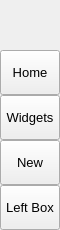
        <widget class="QFrame" name="leftMenuBg">
         <property name="minimumSize">
          <size>
           <width>60</width>
           <height>0</height>
          </size>
         </property>
         <property name="maximumSize">
          <size>
           <width>60</width>
           <height>16777215</height>
          </size>
         </property>
         <property name="frameShape">
          <enum>QFrame::NoFrame</enum>
         </property>
         <property name="frameShadow">
          <enum>QFrame::Raised</enum>
         </property>
         <layout class="QVBoxLayout" name="verticalLayout_3">
          <property name="spacing">
           <number>0</number>
          </property>
          <property name="leftMargin">
           <number>0</number>
          </property>
          <property name="topMargin">
           <number>0</number>
          </property>
          <property name="rightMargin">
           <number>0</number>
          </property>
          <property name="bottomMargin">
           <number>0</number>
          </property>
          <item>
           <widget class="QFrame" name="topLogoInfo">
            <property name="minimumSize">
             <size>
              <width>0</width>
              <height>50</height>
             </size>
            </property>
            <property name="maximumSize">
             <size>
              <width>16777215</width>
              <height>50</height>
             </size>
            </property>
            <property name="frameShape">
             <enum>QFrame::NoFrame</enum>
            </property>
            <property name="frameShadow">
             <enum>QFrame::Raised</enum>
            </property>
            <widget class="QFrame" name="topLogo">
             <property name="geometry">
              <rect>
               <x>10</x>
               <y>5</y>
               <width>42</width>
               <height>42</height>
              </rect>
             </property>
             <property name="minimumSize">
              <size>
               <width>42</width>
               <height>42</height>
              </size>
             </property>
             <property name="maximumSize">
              <size>
               <width>42</width>
               <height>42</height>
              </size>
             </property>
             <property name="frameShape">
              <enum>QFrame::NoFrame</enum>
             </property>
             <property name="frameShadow">
              <enum>QFrame::Raised</enum>
             </property>
            </widget>
            <widget class="QLabel" name="titleLeftApp">
             <property name="geometry">
              <rect>
               <x>70</x>
               <y>8</y>
               <width>160</width>
               <height>20</height>
              </rect>
             </property>
             <property name="font">
              <font>
               <family>Segoe UI Semibold</family>
               <pointsize>12</pointsize>
               <italic>false</italic>
               <bold>false</bold>
              </font>
             </property>
             <property name="text">
              <string>PyDracula</string>
             </property>
             <property name="alignment">
              <set>Qt::AlignLeading|Qt::AlignLeft|Qt::AlignTop</set>
             </property>
            </widget>
            <widget class="QLabel" name="titleLeftDescription">
             <property name="geometry">
              <rect>
               <x>70</x>
               <y>27</y>
               <width>160</width>
               <height>16</height>
              </rect>
             </property>
             <property name="maximumSize">
              <size>
               <width>16777215</width>
               <height>16</height>
              </size>
             </property>
             <property name="font">
              <font>
               <family>Segoe UI</family>
               <pointsize>8</pointsize>
               <italic>false</italic>
               <bold>false</bold>
              </font>
             </property>
             <property name="text">
              <string>Modern GUI / Flat Style</string>
             </property>
             <property name="alignment">
              <set>Qt::AlignLeading|Qt::AlignLeft|Qt::AlignTop</set>
             </property>
            </widget>
           </widget>
          </item>
          <item>
           <widget class="QFrame" name="leftMenuFrame">
            <property name="frameShape">
             <enum>QFrame::NoFrame</enum>
            </property>
            <property name="frameShadow">
             <enum>QFrame::Raised</enum>
            </property>
            <layout class="QVBoxLayout" name="verticalMenuLayout">
             <property name="spacing">
              <number>0</number>
             </property>
             <property name="leftMargin">
              <number>0</number>
             </property>
             <property name="topMargin">
              <number>0</number>
             </property>
             <property name="rightMargin">
              <number>0</number>
             </property>
             <property name="bottomMargin">
              <number>0</number>
             </property>
             <item alignment="Qt::AlignTop">
              <widget class="QFrame" name="topMenu">
               <property name="frameShape">
                <enum>QFrame::NoFrame</enum>
               </property>
               <property name="frameShadow">
                <enum>QFrame::Raised</enum>
               </property>
               <layout class="QVBoxLayout" name="verticalLayout_8">
                <property name="spacing">
                 <number>0</number>
                </property>
                <property name="leftMargin">
                 <number>0</number>
                </property>
                <property name="topMargin">
                 <number>0</number>
                </property>
                <property name="rightMargin">
                 <number>0</number>
                </property>
                <property name="bottomMargin">
                 <number>0</number>
                </property>
                <item>
                 <widget class="QPushButton" name="buttonData">
                  <property name="sizePolicy">
                   <sizepolicy hsizetype="Expanding" vsizetype="Fixed">
                    <horstretch>0</horstretch>
                    <verstretch>0</verstretch>
                   </sizepolicy>
                  </property>
                  <property name="minimumSize">
                   <size>
                    <width>0</width>
                    <height>45</height>
                   </size>
                  </property>
                  <property name="font">
                   <font>
                    <family>Segoe UI</family>
                    <pointsize>10</pointsize>
                    <italic>false</italic>
                    <bold>false</bold>
                   </font>
                  </property>
                  <property name="cursor">
                   <cursorShape>PointingHandCursor</cursorShape>
                  </property>
                  <property name="toolTip">
                   <string>Datasets</string>
                  </property>
                  <property name="toolTipDuration">
                   <number>5</number>
                  </property>
                  <property name="layoutDirection">
                   <enum>Qt::LeftToRight</enum>
                  </property>
                  <property name="styleSheet">
                   <string notr="true">background-image: url(:/icons/images/icons/cil-layers.png);</string>
                  </property>
                  <property name="text">
                   <string>Home</string>
                  </property>
                 </widget>
                </item>
                <item>
                 <widget class="QPushButton" name="buttonLogs">
                  <property name="sizePolicy">
                   <sizepolicy hsizetype="Expanding" vsizetype="Fixed">
                    <horstretch>0</horstretch>
                    <verstretch>0</verstretch>
                   </sizepolicy>
                  </property>
                  <property name="minimumSize">
                   <size>
                    <width>0</width>
                    <height>45</height>
                   </size>
                  </property>
                  <property name="font">
                   <font>
                    <family>Segoe UI</family>
                    <pointsize>10</pointsize>
                    <italic>false</italic>
                    <bold>false</bold>
                   </font>
                  </property>
                  <property name="cursor">
                   <cursorShape>PointingHandCursor</cursorShape>
                  </property>
                  <property name="layoutDirection">
                   <enum>Qt::LeftToRight</enum>
                  </property>
                  <property name="styleSheet">
                   <string notr="true">background-image: url(:/icons/images/icons/cil-file.png);</string>
                  </property>
                  <property name="text">
                   <string>Widgets</string>
                  </property>
                 </widget>
                </item>
                <item>
                 <widget class="QPushButton" name="buttonDataSettings">
                  <property name="sizePolicy">
                   <sizepolicy hsizetype="Expanding" vsizetype="Fixed">
                    <horstretch>0</horstretch>
                    <verstretch>0</verstretch>
                   </sizepolicy>
                  </property>
                  <property name="minimumSize">
                   <size>
                    <width>0</width>
                    <height>45</height>
                   </size>
                  </property>
                  <property name="font">
                   <font>
                    <family>Segoe UI</family>
                    <pointsize>10</pointsize>
                    <italic>false</italic>
                    <bold>false</bold>
                   </font>
                  </property>
                  <property name="cursor">
                   <cursorShape>PointingHandCursor</cursorShape>
                  </property>
                  <property name="layoutDirection">
                   <enum>Qt::LeftToRight</enum>
                  </property>
                  <property name="styleSheet">
                   <string notr="true">background-image: url(:/icons/images/icons/cil-equalizer.png);</string>
                  </property>
                  <property name="text">
                   <string>New</string>
                  </property>
                 </widget>
                </item>
               </layout>
              </widget>
             </item>
             <item alignment="Qt::AlignBottom">
              <widget class="QFrame" name="bottomMenu">
               <property name="frameShape">
                <enum>QFrame::NoFrame</enum>
               </property>
               <property name="frameShadow">
                <enum>QFrame::Raised</enum>
               </property>
               <layout class="QVBoxLayout" name="verticalLayout_9">
                <property name="spacing">
                 <number>0</number>
                </property>
                <property name="leftMargin">
                 <number>0</number>
                </property>
                <property name="topMargin">
                 <number>0</number>
                </property>
                <property name="rightMargin">
                 <number>0</number>
                </property>
                <property name="bottomMargin">
                 <number>0</number>
                </property>
                <item>
                 <widget class="QPushButton" name="toggleLeftBox">
                  <property name="sizePolicy">
                   <sizepolicy hsizetype="Expanding" vsizetype="Fixed">
                    <horstretch>0</horstretch>
                    <verstretch>0</verstretch>
                   </sizepolicy>
                  </property>
                  <property name="minimumSize">
                   <size>
                    <width>0</width>
                    <height>45</height>
                   </size>
                  </property>
                  <property name="font">
                   <font>
                    <family>Segoe UI</family>
                    <pointsize>10</pointsize>
                    <italic>false</italic>
                    <bold>false</bold>
                   </font>
                  </property>
                  <property name="cursor">
                   <cursorShape>PointingHandCursor</cursorShape>
                  </property>
                  <property name="layoutDirection">
                   <enum>Qt::LeftToRight</enum>
                  </property>
                  <property name="styleSheet">
                   <string notr="true">background-image: url(:/icons/images/icons/icon_settings.png);</string>
                  </property>
                  <property name="text">
                   <string>Left Box</string>
                  </property>
                 </widget>
                </item>
               </layout>
              </widget>
             </item>
            </layout>
           </widget>
          </item>
         </layout>
        </widget>
